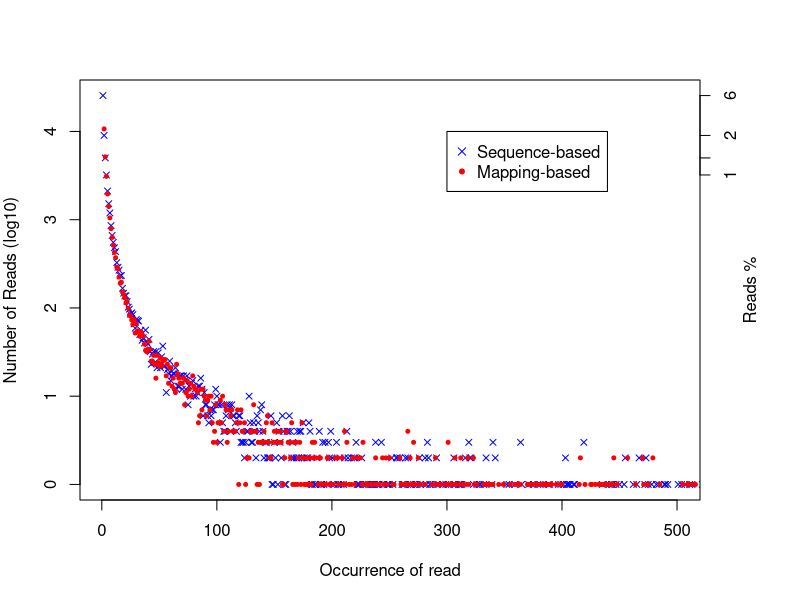

Source code (R):
pdf('CONTROL_REP2.DupRate_plot.pdf')
par(mar=c(5,4,4,5),las=0)
seq_occ=c(1,2,3,4,5,6,7,8,9,10,11,12,13,14,15,16,17,18,19,20,21,22,23,24,25,26,27,28,29,30,31,32,33,34,35,36,37,38,39,40,41,42,43,44,45,46,47,48,49,50,51,52,53,54,55,56,57,58,59,60,61,62,63,64,65,66,67,68,69,70,71,72,73,74,75,76,77,78,79,80,81,82,83,84,85,86,87,88,89,90,91,92,93,94,95,96,97,98,99,100,101,102,103,104,105,106,107,108,109,110,111,112,113,114,115,116,117,118,119,120,121,122,123,124,125,126,127,128,129,130,131,132,133,134,135,136,137,138,139,140,141,142,143,144,145,146,147,148,149,150,151,153,154,155,156,157,158,159,160,161,162,163,164,165,166,167,168,169,170,171,172,173,174,175,176,177,178,179,180,181,182,183,184,185,186,188,189,190,191,194,195,196,197,198,199,200,201,203,205,206,209,210,211,212,213,215,217,218,220,222,225,226,227,228,229,231,233,234,237,238,239,240,241,244,245,247,248,250,253,254,259,260,262,263,264,266,267,268,270,271,272,275,276,277,281,287,290,291,292,293,295,299,300,301,303,305,306,307,308,311,312,314,317,318,319,323,324,326,332,333,335,336,339,340,345,349,355,359,362,364,370,371,374,375,378,381,384,385,386,388,389,391,395,399,400,415,416,420,425,426,429,432,434,435,436,438,441,442,444,445,448,457,464,470,471,475,479,485,505,509,510,514,515,516,525,527,561,583,595,615,627,632,634,650,657,678,744,745,753,775,799,851,861,886,897,917,987,1029,1068,1081,1117,1241,1243,1306,1326,1469,1487,1536,2028,3251)
seq_uniqRead=c(57247,10675,5155,3101,1960,1411,1049,792,630,513,426,371,290,278,224,191,196,151,142,130,114,118,99,83,81,73,65,74,52,66,55,53,48,54,49,48,39,33,32,34,42,34,25,25,29,23,16,29,24,22,27,22,25,26,26,17,23,14,21,21,13,16,12,11,23,18,16,14,14,14,16,8,11,15,10,12,14,10,17,13,12,12,11,5,6,12,7,12,10,9,6,9,10,7,10,5,3,4,8,3,5,5,9,5,10,4,8,7,3,4,7,6,7,4,4,4,5,7,1,5,7,4,4,5,1,2,2,2,4,4,4,8,4,4,1,3,1,3,3,3,4,3,5,6,3,2,2,5,3,4,3,4,3,4,3,1,1,2,4,4,3,3,2,5,1,3,1,3,1,2,3,1,5,2,1,1,2,1,1,2,1,3,2,3,2,1,2,2,1,1,1,2,2,1,1,1,1,2,2,1,2,1,4,1,3,1,1,2,1,2,2,1,3,1,1,1,1,1,1,2,1,1,1,2,1,2,1,2,1,1,2,1,1,1,1,4,1,2,1,3,1,2,1,1,1,1,2,1,1,1,1,1,1,3,1,1,1,2,1,1,2,1,1,2,1,2,1,1,1,1,1,1,1,1,1,1,1,1,1,1,1,1,1,1,1,1,1,1,1,1,1,1,1,1,1,1,2,1,1,1,1,1,1,1,1,1,1,1,1,2,1,2,1,2,1,1,2,1,1,1,1,1,1,1,1,1,1,1,1,2,1,1,1,1,1,1,1,1,1,1,1,1,1,1,1,1,1,1,1,1,1,1,1,1,1,1,1,1,1,1)
pos_occ=c(1,2,3,4,5,6,7,8,9,10,11,12,13,14,15,16,17,18,19,20,21,22,23,24,25,26,27,28,29,30,31,32,33,34,35,36,37,38,39,40,41,42,43,44,45,46,47,48,49,50,51,52,53,54,55,56,57,58,59,60,61,62,63,64,65,66,67,68,69,70,71,72,73,74,75,76,77,78,79,80,81,82,83,84,85,86,87,88,89,90,91,92,93,94,95,96,97,98,99,100,101,102,103,104,105,106,107,108,109,110,111,112,113,114,115,116,117,119,120,121,122,123,124,125,126,127,128,129,130,131,132,133,134,135,136,137,138,139,140,141,142,143,144,145,146,147,148,149,150,151,152,153,154,155,156,157,158,159,160,161,162,163,164,165,166,167,169,170,171,172,173,174,175,176,178,179,180,181,182,183,185,186,187,189,190,191,192,193,194,196,197,198,199,200,202,204,205,206,207,208,210,211,213,214,217,219,220,221,222,223,224,226,227,230,233,234,235,236,237,238,239,240,241,243,245,248,249,250,252,253,256,257,259,261,262,263,264,266,268,269,271,273,274,276,277,281,282,283,284,285,286,288,291,292,296,299,301,302,306,307,310,311,312,313,316,319,320,321,323,326,328,329,332,334,339,340,342,352,354,359,364,365,371,375,379,381,388,389,397,399,401,403,404,405,406,407,410,411,419,435,441,443,444,447,450,454,455,462,465,467,472,473,475,478,482,484,489,490,492,501,504,507,511,513,522,532,537,538,539,543,546,552,555,564,570,601,621,627,637,642,652,659,663,664,687,702,721,724,773,787,797,838,850,906,914,942,965,983,1047,1106,1120,1175,1236,1294,1315,1389,1415,1552,1568,1678,2153,3453)
pos_uniqRead=c(25517,9016,5013,3214,2113,1519,1193,857,663,554,481,435,326,289,268,231,233,167,147,137,138,118,102,97,85,88,84,66,59,74,72,71,50,56,43,46,40,56,41,39,44,32,23,30,32,24,32,21,31,23,21,28,37,22,22,11,20,18,25,15,17,18,18,21,12,13,13,17,17,12,17,15,12,17,8,13,10,14,15,10,12,10,11,13,13,16,12,6,11,8,8,6,5,7,6,7,7,8,12,10,8,8,3,8,5,4,4,6,8,7,8,4,8,6,6,5,4,6,6,3,3,3,2,3,4,4,10,5,3,3,5,4,2,6,5,4,7,8,4,2,3,3,2,2,2,6,1,1,3,2,5,1,4,3,2,6,4,1,1,4,4,6,4,2,3,2,2,4,2,4,4,2,5,2,2,2,5,4,1,1,1,1,2,4,1,1,3,1,3,1,3,2,4,2,1,3,1,1,2,1,1,2,4,2,2,2,2,3,1,1,1,2,1,1,1,1,1,1,1,3,1,1,1,3,1,1,1,1,2,1,2,2,2,1,1,1,2,2,1,1,1,1,1,2,1,2,1,3,2,1,1,1,2,1,1,1,1,1,2,1,1,1,1,1,2,3,2,2,1,1,1,1,1,2,1,3,2,1,1,1,3,1,1,1,1,1,1,1,1,1,1,2,1,1,1,1,1,1,3,1,1,1,1,1,1,1,2,1,1,2,1,2,1,1,1,1,1,1,1,1,1,1,1,1,1,1,1,1,1,1,1,1,1,1,1,1,1,1,1,1,1,1,1,1,1,1,1,1,1,1,1,1,1,1,1,1,1,1,1,1,1,1,1,1,1,1,1,1,1,1,1,1)
plot(pos_occ,log10(pos_uniqRead),ylab='Number of Reads (log10)',xlab='Occurrence of read',pch=4,cex=0.8,col='blue',xlim=c(1,500),yaxt='n')
points(seq_occ,log10(seq_uniqRead),pch=20,cex=0.8,col='red')
ym=floor(max(log10(pos_uniqRead)))
legend(300,ym,legend=c('Sequence-based','Mapping-based'),col=c('blue','red'),pch=c(4,20))
axis(side=2,at=0:ym,labels=0:ym)
axis(side=4,at=c(log10(pos_uniqRead[1]),log10(pos_uniqRead[2]),log10(pos_uniqRead[3]),log10(pos_uniqRead[4])), labels=c(round(pos_uniqRead[1]*100/sum(pos_uniqRead*pos_occ)),round(pos_uniqRead[2]*100/sum(pos_uniqRead*pos_occ)),round(pos_uniqRead[3]*100/sum(pos_uniqRead*pos_occ)),round(pos_uniqRead[4]*100/sum(pos_uniqRead*pos_occ))))
mtext(4, text = "Reads %", line = 2)
dev.off()
